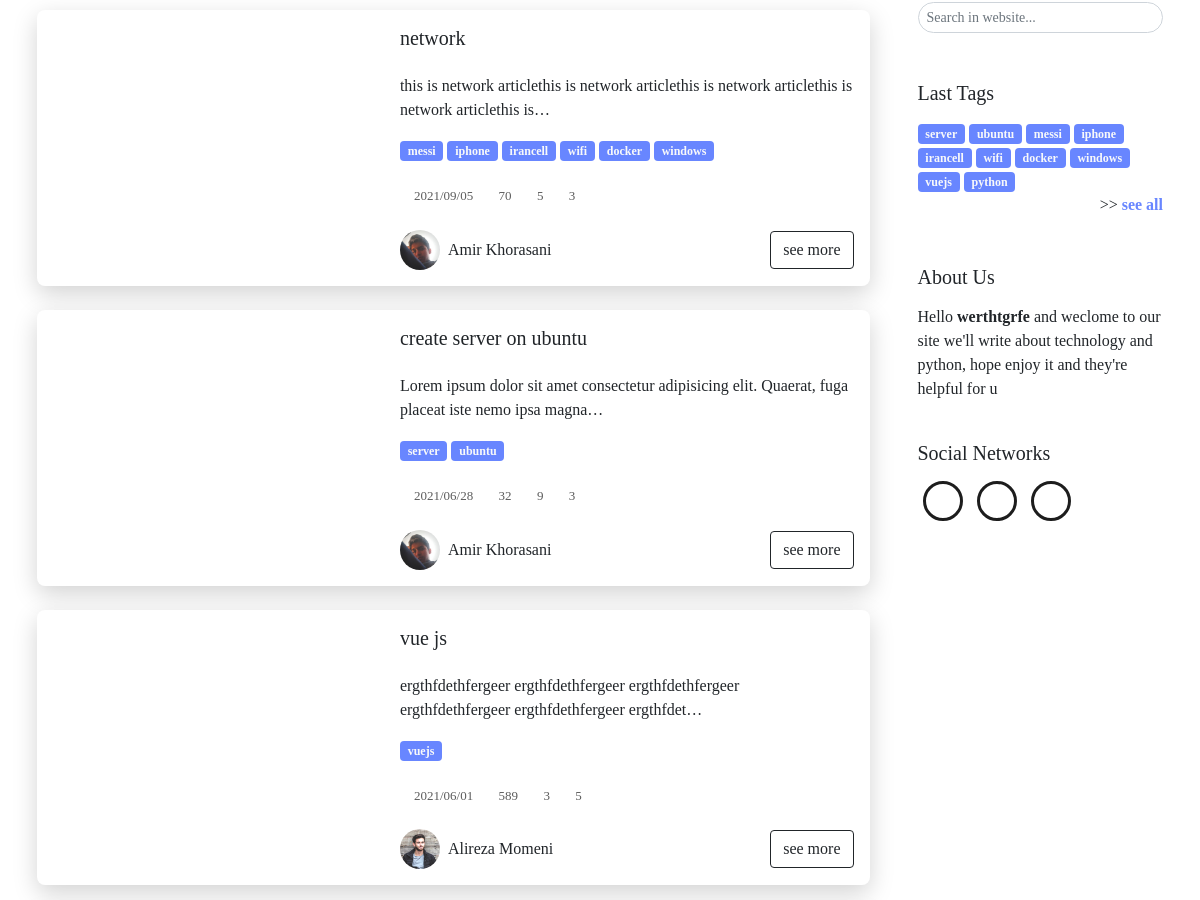
Page /articles (middle part) on the earlier database version.
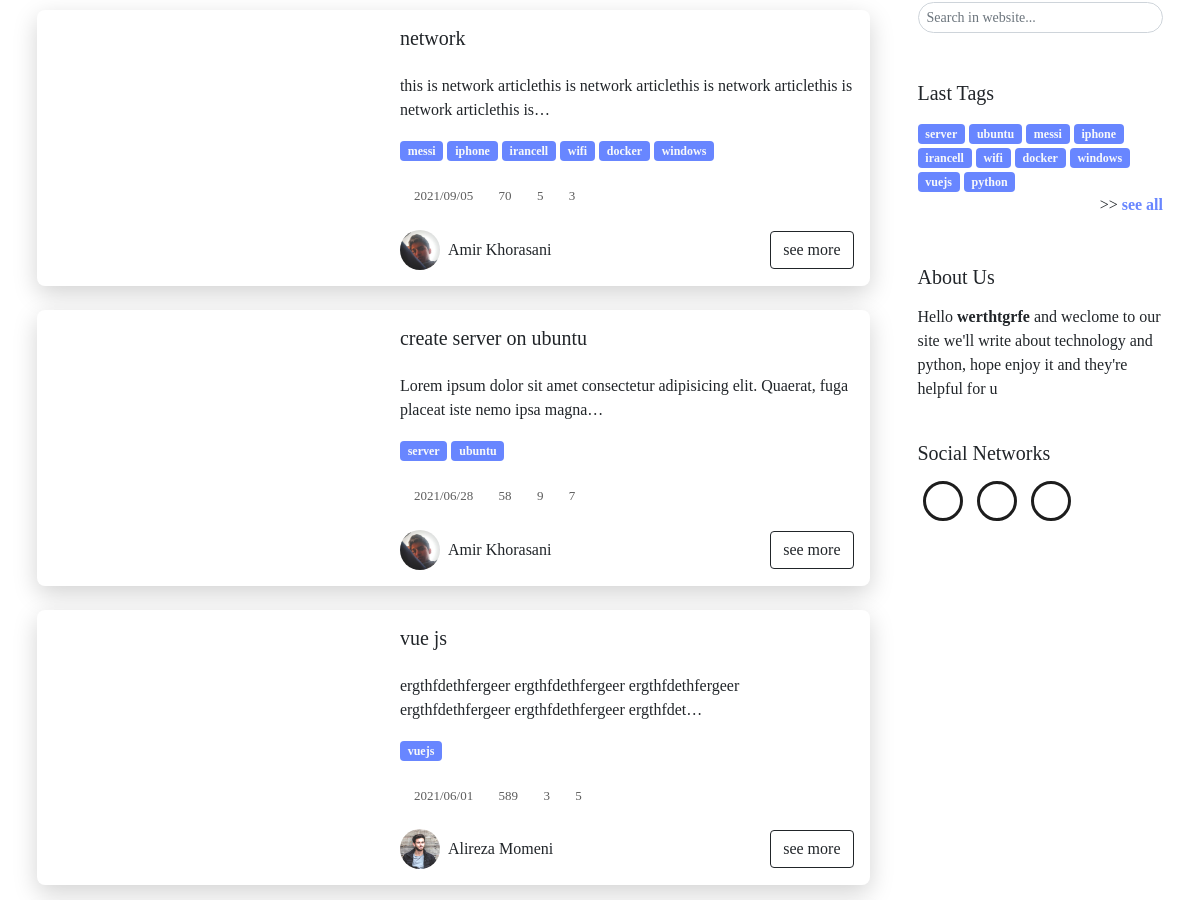
Same page on the later database version.
### blog/models.py (models this page shows, shortened)
class Article(models.Model):
    title_en   = models.CharField(max_length=200) # english title
    title_fa   = models.CharField(max_length=200) # persian title
    desc_en    = models.TextField() # english description for article in home
    desc_fa    = models.TextField() # persian description for article in home
    body_en    = RichTextUploadingField() # english body
    body_fa    = RichTextUploadingField() # persian body
    slug       = models.SlugField(max_length=100,unique=True) # slug of the article
    short_slug = models.SlugField(editable=False) # auto created in auto_slug_article function
    views      = models.IntegerField(default=0) # number of views this article
    status     = models.BooleanField(default=True) # article status => true:publish , false:draft
    created    = models.DateTimeField(auto_now_add=True) # auto complete created time
    updated    = models.DateTimeField(auto_now=True) # auto compelete last update
    author     = models.ForeignKey(User,editable=False,null=True,on_delete=models.SET_NULL) # auto delete article on delete author
    category   = models.ManyToManyField(Category,blank=True,related_name='articles') # article categories
    thumbnail  = models.ImageField(upload_to='thumbnails') # article thumbnail in post card and main page
    readtime   = models.IntegerField(default=0) # suggested time for readnig the article
    class Meta:
        verbose_name_plural = 'Articles'
        ordering            = ['-created'] # for new to old sorting in admin panel
    objects = ArticleManager() # set managers for this class
    def simple_created(self):
        return self.created.strftime("%Y/%m/%d")
    simple_created.short_description = "created"

class Comment(models.Model):
    article  = models.ForeignKey(Article,on_delete=models.CASCADE,related_name='comments')
    name     = CharField(max_length=50)
    desc     = RichTextField()
    created  = models.DateTimeField(auto_now_add=True)
    reply_to = models.ForeignKey('self',null=True,blank=True,on_delete=models.CASCADE,related_name='replies')
    status   = models.BooleanField(default=True) # comment status => true:publish , false:draft
    avatar   = models.ForeignKey(Avatar,on_delete=models.SET_NULL,null=True)
    is_admin = models.BooleanField(default=False)
    class Meta:
        ordering = ('-created',)

class User(AbstractUser):
    thumbnail  = models.ImageField(upload_to='creators',default='creators/default.png')
    telegram   = models.URLField(null=True,blank=True)
    instagram  = models.URLField(null=True,blank=True)
    github     = models.URLField(null=True,blank=True)

### blog/views.py (the view)
# urls.py: path('articles',ArticlesView,name='articles'),
def ArticlesView(request):
    articles_query = get_list_or_404(Article.objects.active())
    context = {
        'articles':articles_query,
        'site_setting':contents,
    }
    return render(request,'articles.html',context)

### blog/models.py (called while the page is built)
	def active(self):
		return self.filter(status=True)

	def active(self):
		return self.filter(status=True)

### blog/templatetags/template_tags.py (called while the page is built)
@register.simple_tag
def author_full_name(author):
    if author.first_name:
        return f'{author.first_name.capitalize()} {author.last_name.capitalize()}'
    else:
        return author.username.capitalize()

@register.inclusion_tag('partials/col_4_about.html')
def col_4_about():
    return {
        'col_4_about': about
    }

@register.inclusion_tag('partials/col_4_tags.html')
def col_4_tags():
    categories_query   = Category.objects.active()   # get all active categories
    categories_query   = [category for category in categories_query if len(category.articles.active()) > 0] #check if length is bigger than 0 and tag already used before
    if len(categories_query) <= col_4_tags_count:
        return {
            'fix' : True,
            'col_4_tags': categories_query,
        }
    else:
        return {
            'fix' : False,
            'col_4_tags': categories_query[:col_4_tags_count],
        }

### template/articles.html (shortened to what the changed rows need)
{% load static %} {% load template_tags %}
<!DOCTYPE html>
<html lang="en">
<head>
    <link rel="stylesheet" href="{% static 'blog/css/swiper.min.css' %}">
    <link rel="stylesheet" href="{% static 'blog/css/bootstrap.css' %}">
    <link rel="stylesheet" href="{% static 'blog/fontawesome-free-5.15.3-web/css/all.css' %}">
    <link rel="stylesheet" href="{% static 'blog/css/custom.css' %}">
    <link rel="stylesheet" href="{% static 'blog/css/responsiv.css' %}">
    <link rel="stylesheet" href="{% static 'blog/css/pages/tags.css' %}">
</head>
<body data-src="../media/img/header.jpg">
    <main class="py-5">
        <div class="container">
            <div class="row gx-md-5">
                <div class="col-md-8 col-lg-9">
                    <section>
                        {% for article in articles %}
                        <div class="card rounded my-4 overflow-hidden">
                            <div class="row g-0">
                                <div class="col-lg-6 col-xl-5 p-3">
                                    <div class="img-card h-100 rounded" data-src="'{{ article.thumbnail.url }}'"></div>
                                </div>
                                <div class="col-lg-6 col-xl-7 p-3">
                                    <h5 class="pb-3">
                                        {{ article.title_en }}
                                    </h5>
                                    <p class="mb-3">
                                        {{ article.desc_en|safe|truncatechars:100 }}
                                    </p>
                                    {% for category in article.category.active %}
                                    <a href="{% url 'blog:tag' category.slug %}" class="badge bg-info text-light text-decoration-none">
                                            {{ category.name_en }}
                                        </a> {% endfor %}
                                    <div class="icons-card pt-2 mt-3">
                                        <div class="d-inline-flex w-auto align-items-center flex-wrap">
                                            <i class="fas fa-calendar"></i>
                                            <p class="m-0 ps-1 pe-2">{{ article.simple_created }}</p>
                                        </div>
                                        <div class="d-inline-flex w-auto align-items-center flex-wrap">
                                            <i class="fas fa-eye"></i>
                                            <p class="m-0 ps-1 pe-2">{{ article.views }}</p>
                                        </div>
                                        <div class="d-inline-flex w-auto align-items-center flex-wrap">
                                            <i class="fas fa-clock"></i>
                                            <p class="m-0 ps-1 pe-2">{{ article.readtime }}</p>
                                        </div>
                                        <div class="d-inline-flex w-auto align-items-center flex-wrap">
                                            <i class="fas fa-comment"></i>
                                            <p class="m-0 ps-1 pe-2">{{ article.comments.all|length }}</p>
                                        </div>
                                    </div>
                                    <div class="d-flex align-items-center justify-content-between flex-wrap">
                                        <a href="/{{ article.author.username }}" class="pe-3 text-decoration-none mt-4 text-dark d-inline-flex align-items-center">
                                            <img src="{{ article.author.thumbnail.url }}" class="author-image rounded-pill" alt="">
                                            <div class="px-2">
                                                <span>
                                                        {% author_full_name article.author %}
                                                    </span>
                                            </div>
                                        </a>
                                        <a href="{% url 'blog:article' article.slug %}" class="btn btn-outline-dark d-block ms-auto mt-4">
                                                see more
                                            </a>
                                    </div>
                                </div>
                            </div>
                        </div>
                        {% endfor %}
                    </section>
                </div>
            </div>
        </div>
    </main>
</body>
</html>

Differences in the rows shown:
changed Article "create server on ubuntu": views "32" → "58"; comments.all|length "3" → "7"
